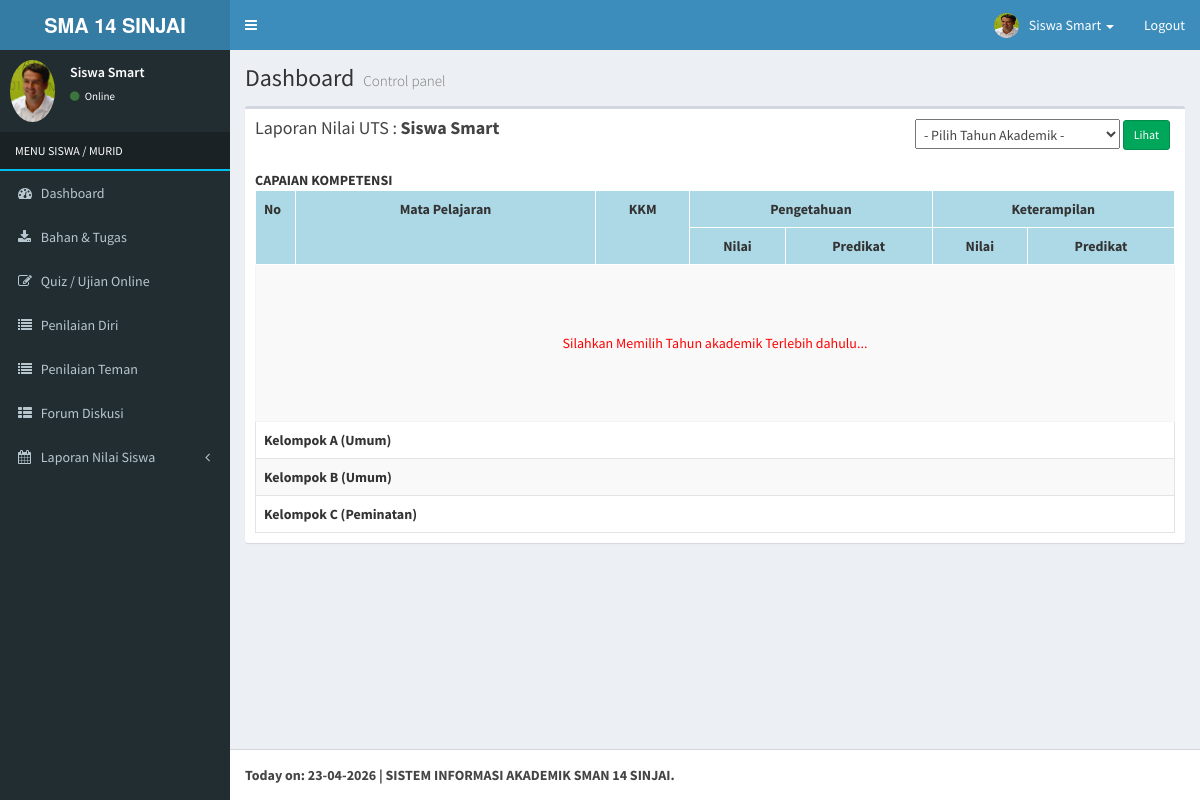
The page /index.php?view=raportuts&act=detailsiswa (signed in) on the database its author committed.
### tables this page shows
CREATE TABLE `rb_siswa` (
  `id_siswa` int(10) NOT NULL,
  `nipd` varchar(10) NOT NULL,
  `password` varchar(255) NOT NULL,
  `nama` varchar(120) NOT NULL,
  `id_jenis_kelamin` int(5) NOT NULL,
  `nisn` varchar(20) NOT NULL,
  `tempat_lahir` varchar(100) NOT NULL,
  `tanggal_lahir` date NOT NULL,
  `nik` varchar(50) NOT NULL,
  `id_agama` int(5) NOT NULL,
  `kebutuhan_khusus` varchar(20) NOT NULL,
  `alamat` text NOT NULL,
  `rt` varchar(5) NOT NULL,
  `rw` varchar(5) NOT NULL,
  `dusun` varchar(100) NOT NULL,
  `kelurahan` varchar(100) NOT NULL,
  `kecamatan` varchar(100) NOT NULL,
  `kode_pos` int(10) NOT NULL,
  `jenis_tinggal` varchar(100) NOT NULL,
  `alat_transportasi` varchar(100) NOT NULL,
  `telepon` varchar(15) NOT NULL,
  `hp` varchar(15) NOT NULL,
  `email` varchar(150) NOT NULL,
  `skhun` varchar(50) NOT NULL,
  `penerima_kps` varchar(20) NOT NULL,
  `no_kps` varchar(50) NOT NULL,
  `foto` varchar(255) NOT NULL,
  `nama_ayah` varchar(150) NOT NULL,
  `tahun_lahir_ayah` int(4) NOT NULL,
  `pendidikan_ayah` varchar(50) NOT NULL,
  `pekerjaan_ayah` varchar(100) NOT NULL,
  `penghasilan_ayah` varchar(100) NOT NULL,
  `kebutuhan_khusus_ayah` varchar(100) NOT NULL,
  `no_telpon_ayah` varchar(15) NOT NULL,
  `nama_ibu` varchar(150) NOT NULL,
  `tahun_lahir_ibu` int(4) NOT NULL,
  `pendidikan_ibu` varchar(50) NOT NULL,
  `pekerjaan_ibu` varchar(100) NOT NULL,
  `penghasilan_ibu` varchar(100) NOT NULL,
  `kebutuhan_khusus_ibu` varchar(100) NOT NULL,
  `no_telpon_ibu` varchar(15) NOT NULL,
  `nama_wali` varchar(150) NOT NULL,
  `tahun_lahir_wali` int(4) NOT NULL,
  `pendidikan_wali` varchar(50) NOT NULL,
  `pekerjaan_wali` varchar(100) NOT NULL,
  `penghasilan_wali` varchar(50) NOT NULL,
  `angkatan` int(5) NOT NULL,
  `status_awal` varchar(20) NOT NULL,
  `status_siswa` enum('Aktif','Tidak Aktif') NOT NULL,
  `tingkat` varchar(10) NOT NULL,
  `kode_kelas` varchar(10) NOT NULL,
  `kode_jurusan` varchar(10) NOT NULL,
  `id_sesi` int(5) NOT NULL
);

CREATE TABLE `rb_kelompok_mata_pelajaran` (
  `id_kelompok_mata_pelajaran` int(5) NOT NULL,
  `jenis_kelompok_mata_pelajaran` varchar(50) NOT NULL,
  `nama_kelompok_mata_pelajaran` varchar(255) NOT NULL
);

### application/raport/raport_uts_halaman_siswa.php (the view, shortened to what this page needs)
<?php
  echo "<div class='col-xs-12'>
              <div class='box'>
                <div class='box-header'>
                <h3 class='box-title'>Laporan Nilai UTS : <b>$nama</b></h3>
                <form style='margin-right:5px; margin-top:0px' class='pull-right' action='' method='GET'>
                    <input type='hidden' name='view' value='raportuts'>
                    <input type='hidden' name='act' value='detailsiswa'>
                    <select name='tahun' style='padding:4px'>
                        <option value=''>- Pilih Tahun Akademik -</option>";
                    echo "</select>
                    <input type='submit' style='margin-top:-4px' class='btn btn-success btn-sm' value='Lihat'>
                  </form>
                </div>
                <div class='box-body'>
                <b class='semester'>CAPAIAN KOMPETENSI</b>
        <table class='table table-bordered table-striped'>
          <tr>
            <th style='border:1px solid #ffffff; background-color:lightblue' width='40px' rowspan='2'>No</th>
            <th style='border:1px solid #ffffff; background-color:lightblue' width='300px' rowspan='2'><center>Mata Pelajaran</center></th>
            <th style='border:1px solid #ffffff; background-color:lightblue' rowspan='2'><center>KKM</center></th>
            <th style='border:1px solid #ffffff; background-color:lightblue' colspan='2' style='text-align:center'><center>Pengetahuan</center></th>
            <th style='border:1px solid #ffffff; background-color:lightblue' colspan='2' style='text-align:center'><center>Keterampilan</center></th>
          </tr>
          <tr>
            <th style='border:1px solid #ffffff; background-color:lightblue'><center>Nilai</center></th>
            <th style='border:1px solid #ffffff; background-color:lightblue'><center>Predikat</center></th>
            <th style='border:1px solid #ffffff; background-color:lightblue'><center>Nilai</center></th>
            <th style='border:1px solid #ffffff; background-color:lightblue'><center>Predikat</center></th>
          </tr>";
          if ($_GET[tahun] == ''){
             echo "<tr><td colspan=7><center style='padding:60px; color:red'>Silahkan Memilih Tahun akademik Terlebih dahulu...</center></td></tr>";
          }
      $kelompok = mysql_query("SELECT * FROM rb_kelompok_mata_pelajaran");
      while ($k = mysql_fetch_array($kelompok)){
      echo "<tr>
            <td style='border:1px solid #e3e3e3' colspan='8'><b>$k[nama_kelompok_mata_pelajaran]</b></td>
          </tr>";
      }
    echo "</table></div></div>";

### main-header.php (shortened to what this page needs)
<a href="index.php" class="logo">
  <span class="logo-lg"><b>SMA 14 SINJAI</b></span>
</a>
<nav class="navbar navbar-static-top" role="navigation">
  <a href="#" class="sidebar-toggle" data-toggle="offcanvas" role="button">
  </a>
  <div class="navbar-custom-menu">
    <ul class="nav navbar-nav">
      <li class="dropdown user user-menu">
        <a href="#" class="dropdown-toggle" data-toggle="dropdown">
          <img src="<?php echo $foto; ?>" class="user-image" alt="User Image">
          <span class="hidden-xs"><?php echo $nama; ?></span> <span class='caret'></span>
        </a>
      </li>
      <li><a href="logout.php" >Logout</a></li>
    </ul>
  </div>
</nav>

### menu-siswa.php (shortened to what this page needs)
<section class="sidebar">
          <div class="user-panel">
            <div class="pull-left image">
              <img src="<?php echo $foto; ?>" class="img-circle" alt="User Image">
            </div>
            <div class="pull-left info">
              <p><?php echo $nama; ?></p>
              <a href="#"><i class="fa fa-circle text-success"></i> Online</a>
            </div>
          </div>
          <ul class="sidebar-menu">
            <li class="header" style='color:#fff; text-transform:uppercase; border-bottom:2px solid #00c0ef'>MENU <?php echo $level; ?></li>
            <li><a href="index.php"><i class="fa fa-dashboard"></i> <span>Dashboard</span></a></li>
            <li><a href="index.php?view=bahantugas&act=listbahantugassiswa"><i class="fa fa-download"></i> <span>Bahan & Tugas</span></a></li>
            <li><a href="index.php?view=soal&act=detailsiswa"><i class="fa fa-pencil-square-o"></i> <span>Quiz / Ujian Online</span></a></li>
            <li><a href="index.php?view=penilaiandirisiswa"><i class="fa fa-list"></i> <span>Penilaian Diri</span></a></li>
            <li><a href="index.php?view=penilaiantemansiswa"><i class="fa fa-list"></i> <span>Penilaian Teman</span></a></li>
            <li><a href="index.php?view=forum&act=detailsiswa"><i class="fa fa-th-list"></i> <span>Forum Diskusi</span></a></li>
            <li class="treeview">
              <a href="#"><i class="fa fa-calendar"></i> <span>Laporan Nilai Siswa</span><i class="fa fa-angle-left pull-right"></i></a>
            </li>
          </ul>
        </section>

### rows shown on the page
rb_siswa: foto (picture), nama "Siswa Smart"
rb_kelompok_mata_pelajaran: nama_kelompok_mata_pelajaran "Kelompok A (Umum)"
rb_kelompok_mata_pelajaran: nama_kelompok_mata_pelajaran "Kelompok B (Umum)"
rb_kelompok_mata_pelajaran: nama_kelompok_mata_pelajaran "Kelompok C (Peminatan)"

### other values the page prints
$level "SISWA / MURID"
